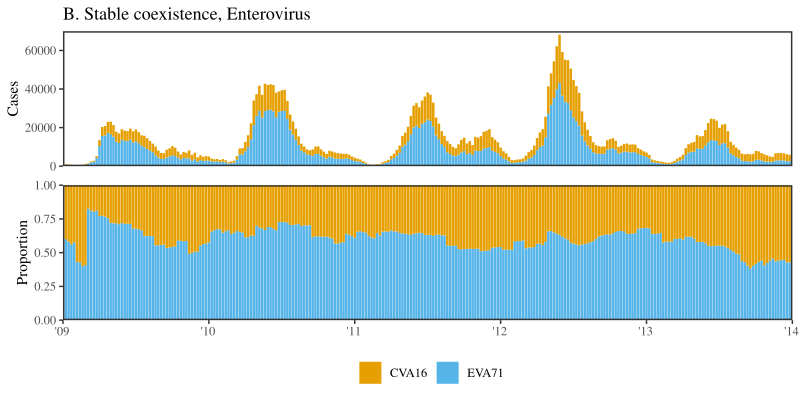

Source code (R):
library(tidyr)
library(dplyr)
library(lubridate)
library(ggplot2); theme_set(theme_bw(base_family="Times"))
library(egg)
library(vroom)

covid_color <- c("#E69F00", "#56B4E9", "#009E73", "#0072B2", "#D55E00", "#CC79A7")

data_hfmd <- vroom("../data/saki_hfmd.csv")

data_hfmd_raw <- data_hfmd %>%
	group_by(PROV_ID) %>%
	arrange(PROV_ID, YEAR, WEEK) %>%
	mutate(
		time=2009+1:n()/52
	) %>%
	group_by(time) %>%
	summarize(
		EVA71=sum(EVA71),
		CVA16=sum(CVA16)
	) %>%
	gather(key, value, -time)

data_hfmd_raw2 <- data_hfmd_raw %>%
	group_by(time) %>%
	mutate(
		value=value/sum(value)
	)
 
g1 <- ggplot(data_hfmd_raw) +
	geom_bar(aes(time, value, fill=key), stat="identity") +
	scale_x_continuous(expand=c(0, 0),
										 limits=c(2009, 2014)) +
	scale_y_continuous("Cases", expand=c(0, 0), limits=c(0, 70000)) +
	scale_fill_manual(values=covid_color[1:6]) +
	guides(fill=guide_legend(nrow=1)) +
	ggtitle("B. Stable coexistence, Enterovirus") +
	theme(
		panel.grid = element_blank(),
		panel.border = element_rect(size=1),
		# axis.line = element_line(),
		axis.title.x = element_blank(),
		axis.ticks.x = element_blank(),
		axis.text.x = element_blank(),
		legend.position = "none",
		legend.title = element_blank()
	)

g2 <- ggplot(data_hfmd_raw2) +
	geom_bar(aes(time, value, fill=key), stat="identity") +
	scale_x_continuous(expand=c(0, 0),
										 limits=c(2009, 2014),
										 breaks=c(2009, 2010, 2011, 2012, 2013, 2014),
										 labels=c("'09", "'10", "'11", "'12", "'13", "'14")) +
	scale_y_continuous("Proportion", expand=c(0, 0), limits=c(0, 1)) +
	scale_fill_manual(values=covid_color[1:6]) +
	guides(fill=guide_legend(nrow=1)) +
	theme(
		panel.grid = element_blank(),
		panel.border = element_rect(size=1),
		# axis.line = element_line(),
		axis.title.x = element_blank(),
		legend.position = "bottom",
		legend.title = element_blank()
	)

g_hfmd <- ggarrange(g1, g2, nrow=2, heights=c(1, 1), draw=FALSE)

ggsave("figure1_hfmd.pdf", g_hfmd, width=8, height=4)
save("g_hfmd", file="figure1_hfmd.rda")
